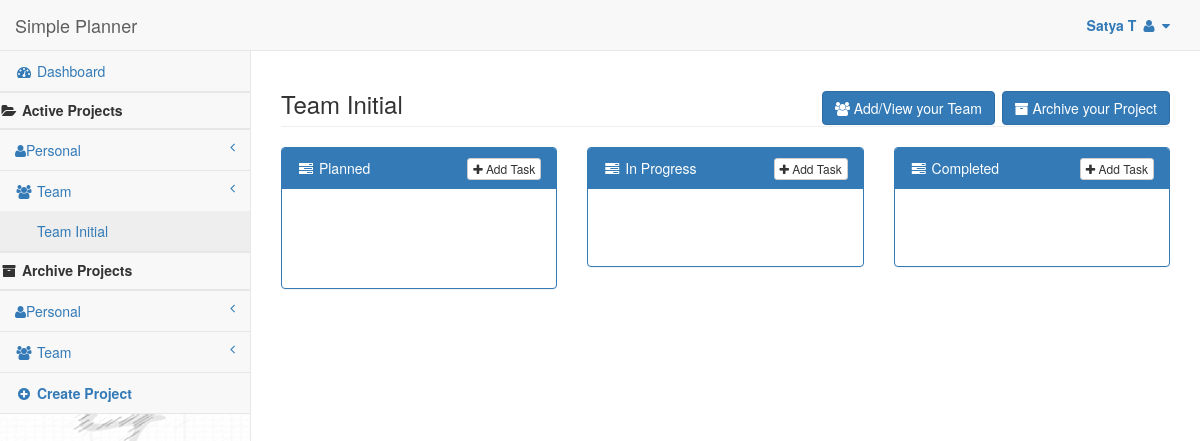
The app's page /2/project (signed in) with its own data.
### tasks/models.py (models this page shows, shortened)
class Project(models.Model):
    def get_sentinel_user():
        return get_user_model().objects.get_or_create(username='unknown')[0]
    TYPES =( ('P', 'Personal'),
             ('T', 'Team')
        )
    STATUSES =( ('A', 'Active'),
             ('D', 'Archive')
        )
    name = models.CharField(max_length=200)
    p_type = models.CharField(max_length=1, choices=TYPES)
    status = models.CharField(max_length=1, choices=STATUSES)
    creationDate = models.DateTimeField(auto_now=True)
    owner = models.ForeignKey(
        settings.AUTH_USER_MODEL,
        on_delete=models.SET(get_sentinel_user)
    )

class Bucket(models.Model):
    project = models.ForeignKey(Project, on_delete=models.CASCADE)
    name = models.CharField(max_length=200)
    seq = models.IntegerField()

### tasks/views.py (the view)
# urls.py: path("<int:projectid>/project", views.project, name="project"),
def project(request, projectid):
    if not request.user.is_authenticated:
        return render(request, "tasks/login.html", {"message": 'Please Login for managing Tasks'})
    userProjects = UserProject.objects.filter(user=request.user)
    data = None
    if request.session.get('task_creation'):
         data = request.session.get('task_creation')
         print(f"message from Task Create: {data}")
         del request.session['task_creation']
    projectDict = {'Active_Personal':[], 'Active_Team':[], 'Archive_Personal':[],'Archive_Team':[] }
    for uProj in userProjects:
        if uProj.project.p_type == 'P':
            if uProj.project.status == 'A':
                projectDict['Active_Personal'].append({'id':uProj.project.id,'name':uProj.project.name, 'role':uProj.get_role_display() })
            else:
                projectDict['Archive_Personal'].append({'id':uProj.project.id,'name':uProj.project.name, 'role':uProj.get_role_display() })
        else:
            if uProj.project.status == 'A':
                projectDict['Active_Team'].append({'id':uProj.project.id,'name':uProj.project.name, 'role':uProj.get_role_display() })
            else:
                projectDict['Archive_Team'].append({'id':uProj.project.id,'name':uProj.project.name, 'role':uProj.get_role_display() })
    selProject = Project.objects.get(pk = projectid)
    teammembers = UserProject.objects.filter(project=selProject)
    l_teammembers = []
    for teammember in teammembers:
        l_teammembers.append({'userid':teammember.user.id, 'username':teammember.user.username, 'firstname':teammember.user.first_name})
    buckets = Bucket.objects.filter(project=selProject).order_by('seq')
    bTaskDict = {}
    for bkt in buckets:
        tasks = Task.objects.filter(project= selProject,bucket=bkt).order_by ('dueDate', 'id')
        bTaskDict[bkt.name]=[]
        for task in tasks:
            taskJson = {'id':task.id, 'title':task.title, 'description':task.description, 'owner':task.owner.get_username(),
              'owner_firstname':task.owner.get_short_name(),
              'dueDate': task.dueDate, 'assignedTo':task.assignedTo.get_username(), 'assignedTo_firstname':task.assignedTo.get_short_name()}
            bTaskDict[bkt.name].append(taskJson)
    bTaskDict = json.dumps(bTaskDict, cls=DjangoJSONEncoder)
    users = User.objects.all().values_list('id','username', 'first_name', 'last_name').order_by('first_name')
    userslist= json.dumps(list(users), cls=DjangoJSONEncoder)
    print(f"{userslist}")
    context= {'projectDict':projectDict, 'buckets':buckets, 'bTaskDict':json.loads(bTaskDict)
               , 'user':request.user.get_full_name(), 'currentProject':selProject
               , 'user_short':request.user.get_short_name
               ,'QO_teammembers': teammembers
               , 'teammembers':json.dumps(l_teammembers), 'task_creation':data
               , 'all_users':userslist
    }
    return render(request, "tasks/index.html", context)

### tasks/templates/tasks/index.html (shortened to what this page needs)
{% extends "tasks/base.html" %} {% block title %} Simple Planner {% endblock %} {% block body %}
<div id="wrapper">
    <nav class="navbar navbar-default navbar-static-top" role="navigation" style="margin-bottom: 0">
        <div class="navbar-header">
            <a class="navbar-brand" href="{% url 'home' %}">Simple Planner</a>
        </div>
        <ul class="nav navbar-top-links navbar-right">
            <li class="dropdown">
                <a class="dropdown-toggle" data-toggle="dropdown" href="#">
                    <strong> {{user}} </strong> <i class="fa fa-user fa-fw"></i> <i class="fa fa-caret-down"></i>
                </a>
            </li>
        </ul>
        <div class="navbar-default sidebar" role="navigation">
            <div class="sidebar-nav navbar-collapse">
                <ul class="nav" id="side-menu">
                    <li>
                        <a href="{% url 'home' %}"><i class="fa fa-dashboard fa-fw"></i> Dashboard</a>
                    </li>
                    <li class="divider"></li>
                    <li>
                        <h5>
                            <i class="fa fa-folder-open fa-fw"></i>
                            <strong>Active Projects</strong>
                        </h5>
                    </li>
                    <li class="divider"></li>
                    <li>
                        <a href="#"><i class="fa fa-user"></i>Personal<span class="fa arrow"></span></a>
                    </li>
                    <li>
                        <a href="#"><i class="fa fa-group fa-fw"></i> Team<span class="fa arrow"></span></a>
                        <ul class="nav nav-second-level">
                            {% for proj in projectDict.Active_Team %}
                            <li>
                                <a data-projectid="{{ proj.id }}" href="{% url 'project' proj.id  %}">{{proj.name}}</a>
                            </li>
                            {% endfor %}
                        </ul>
                    </li>
                    <li class="divider"></li>
                    <li>
                        <h5>
                            <i class="fa  fa-archive fa-fw"></i>
                            <strong>Archive Projects</strong>
                        </h5>
                    </li>
                    <li class="divider"></li>
                    <li>
                        <a href="#"><i class="fa fa-user"></i>Personal<span class="fa arrow"></span></a>
                    </li>
                    <li>
                        <a href="#"><i class="fa fa-group fa-fw"></i> Team<span class="fa arrow"></span></a>
                    </li>
                    <li>
                        <a href="{% url 'createproject' %}"><strong><i class="fa fa-plus-circle fa-fw"></i> Create Project </strong></a>
                    </li>
                </ul>
            </div>
        </div>
    </nav>
    <div id="page-wrapper">
        <div class="row">
            <div class="col-lg-12">
                <form id="archive_{{bucket.id}}" action="{% url 'archive' %}" method="post">
                <h3 class="page-header">{{currentProject.name}}
                <div class="pull-right">
                {% if  currentProject.p_type == 'T' %}
                    <button type="button" class="btn btn-primary add_team_bttn px-2"
                    data-projname="{{currentProject.name}}" data-projectid="{{currentProject.id}}"
                    data-teammembers="{{teammembers}}"
                    data-allusers ="{{all_users}}"
                    data-target="#addTeam" data-toggle="modal"><i class="fa fa-group px-2"></i> Add/View your Team</button>
                {% endif %}
                    {% if currentProject.status == 'A' %}
                    <button type="submit" class="btn btn-primary"><i class="fa fa-archive px-2"></i> Archive your Project</button>
                    {% else %}
                    <input name="status" type="hidden" value="A" required/>
                    <button type="submit" class="btn btn-primary"><i class="fa fa-folder-open px-2"></i> Activate your Project</button>
                    {% endif %}
                </div>
                </h3>
                </form>
            </div>
        </div>
        <div class="row row_buckets">
            {% for bucket in buckets %}
            <div class="col-lg-4" id="bucketAccordion_{{bucket.id}}">
                <div class="panel panel-primary">
                    <div class="panel-heading" data-toggle="collapse" data-parent="#bucketAccordion_{{bucket.id}}" href="#bucketBody_{{bucket.id}}" aria-expanded="true">
                        <i class="fa fa-tasks fa-fw"></i> {{bucket.name}}
                        {% if currentProject.status == 'A' %}
                        <div class="pull-right">
                            <button type="button" class="btn btn-default btn-xs add_task_bttn" data-projectid="{{currentProject.id}}" data-bucketid="{{bucket.id}}" data-teammembers="{{teammembers}}"><i class="fa fa-plus px-2"></i> Add Task </button>
                        </div>
                        {% endif %}
                    </div>
                    <div class="panel-body" id="bucketBody_{{bucket.id}}">
                        {% for key, tasks in bTaskDict.items %} {%if key == bucket.name %} {% for task in tasks %}
                            <div id="move_whole_task_{{task.id}}" class="move_whole_task">
                            </div>
                        {% endfor %}
                        {% endif %} {% endfor %}
                    </div>
                </div>
            </div>
            {% endfor %}
        </div>
    </div>
</div>
{% endblock %}

### records on screen
Project: name "Team Initial", name "Team Initial"
Bucket: name "Planned"
Bucket: name "In Progress"
Bucket: name "Completed"

### other values on screen
{{ user }} "Satya T"
